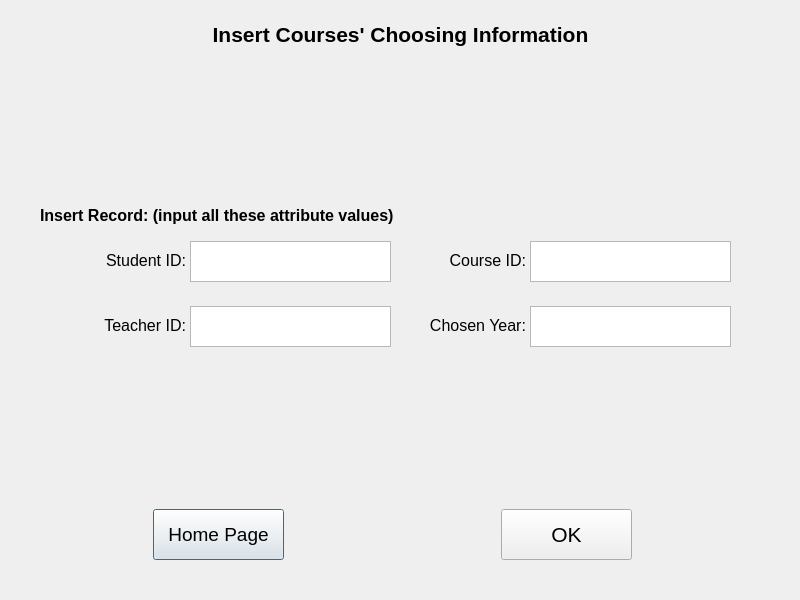
<?xml version="1.0" encoding="UTF-8"?>
<ui version="4.0">
 <class>Choosing_Insert</class>
 <widget class="QDialog" name="Choosing_Insert">
  <property name="geometry">
   <rect>
    <x>0</x>
    <y>0</y>
    <width>800</width>
    <height>600</height>
   </rect>
  </property>
  <property name="windowTitle">
   <string>Dialog</string>
  </property>
  <property name="styleSheet">
   <string notr="true">#Choosing_Insert{background-image: url(:/picture/bgp4.png);}</string>
  </property>
  <widget class="QPushButton" name="home">
   <property name="geometry">
    <rect>
     <x>153</x>
     <y>509</y>
     <width>131</width>
     <height>51</height>
    </rect>
   </property>
   <property name="font">
    <font>
     <pointsize>14</pointsize>
    </font>
   </property>
   <property name="text">
    <string>Home Page</string>
   </property>
  </widget>
  <widget class="QPushButton" name="ok">
   <property name="geometry">
    <rect>
     <x>501</x>
     <y>509</y>
     <width>131</width>
     <height>51</height>
    </rect>
   </property>
   <property name="font">
    <font>
     <pointsize>16</pointsize>
    </font>
   </property>
   <property name="text">
    <string>OK</string>
   </property>
  </widget>
  <widget class="QLabel" name="title">
   <property name="geometry">
    <rect>
     <x>120</x>
     <y>4</y>
     <width>561</width>
     <height>61</height>
    </rect>
   </property>
   <property name="font">
    <font>
     <pointsize>16</pointsize>
     <weight>75</weight>
     <bold>true</bold>
    </font>
   </property>
   <property name="text">
    <string>Insert Courses' Choosing Information</string>
   </property>
   <property name="alignment">
    <set>Qt::AlignCenter</set>
   </property>
  </widget>
  <widget class="QTextEdit" name="input_new_cou_id">
   <property name="geometry">
    <rect>
     <x>530</x>
     <y>241</y>
     <width>201</width>
     <height>41</height>
    </rect>
   </property>
   <property name="font">
    <font>
     <family>Arial</family>
     <pointsize>12</pointsize>
    </font>
   </property>
  </widget>
  <widget class="QLabel" name="label_new_stu_id">
   <property name="geometry">
    <rect>
     <x>75</x>
     <y>250</y>
     <width>111</width>
     <height>21</height>
    </rect>
   </property>
   <property name="font">
    <font>
     <pointsize>12</pointsize>
    </font>
   </property>
   <property name="text">
    <string>Student ID:</string>
   </property>
   <property name="alignment">
    <set>Qt::AlignRight|Qt::AlignTrailing|Qt::AlignVCenter</set>
   </property>
  </widget>
  <widget class="QTextEdit" name="input_new_stu_id">
   <property name="geometry">
    <rect>
     <x>190</x>
     <y>241</y>
     <width>201</width>
     <height>41</height>
    </rect>
   </property>
   <property name="font">
    <font>
     <family>Arial</family>
     <pointsize>12</pointsize>
    </font>
   </property>
  </widget>
  <widget class="QLabel" name="label_new_chosen_year">
   <property name="geometry">
    <rect>
     <x>395</x>
     <y>315</y>
     <width>131</width>
     <height>21</height>
    </rect>
   </property>
   <property name="font">
    <font>
     <pointsize>12</pointsize>
    </font>
   </property>
   <property name="text">
    <string>Chosen Year:</string>
   </property>
   <property name="alignment">
    <set>Qt::AlignRight|Qt::AlignTrailing|Qt::AlignVCenter</set>
   </property>
  </widget>
  <widget class="QLabel" name="label_new_tea_id">
   <property name="geometry">
    <rect>
     <x>75</x>
     <y>315</y>
     <width>111</width>
     <height>21</height>
    </rect>
   </property>
   <property name="font">
    <font>
     <pointsize>12</pointsize>
    </font>
   </property>
   <property name="text">
    <string>Teacher ID:</string>
   </property>
   <property name="alignment">
    <set>Qt::AlignRight|Qt::AlignTrailing|Qt::AlignVCenter</set>
   </property>
  </widget>
  <widget class="QLabel" name="label_new_cou_id">
   <property name="geometry">
    <rect>
     <x>415</x>
     <y>250</y>
     <width>111</width>
     <height>21</height>
    </rect>
   </property>
   <property name="font">
    <font>
     <pointsize>12</pointsize>
    </font>
   </property>
   <property name="text">
    <string>Course ID:</string>
   </property>
   <property name="alignment">
    <set>Qt::AlignRight|Qt::AlignTrailing|Qt::AlignVCenter</set>
   </property>
  </widget>
  <widget class="QLabel" name="new_label">
   <property name="geometry">
    <rect>
     <x>40</x>
     <y>200</y>
     <width>541</width>
     <height>31</height>
    </rect>
   </property>
   <property name="font">
    <font>
     <pointsize>12</pointsize>
     <weight>75</weight>
     <bold>true</bold>
    </font>
   </property>
   <property name="text">
    <string>Insert Record: (input all these attribute values)</string>
   </property>
  </widget>
  <widget class="QTextEdit" name="input_new_tea_id">
   <property name="geometry">
    <rect>
     <x>190</x>
     <y>306</y>
     <width>201</width>
     <height>41</height>
    </rect>
   </property>
   <property name="font">
    <font>
     <family>Arial</family>
     <pointsize>12</pointsize>
    </font>
   </property>
  </widget>
  <widget class="QTextEdit" name="input_new_chosen_year">
   <property name="geometry">
    <rect>
     <x>530</x>
     <y>306</y>
     <width>201</width>
     <height>41</height>
    </rect>
   </property>
   <property name="font">
    <font>
     <family>Arial</family>
     <pointsize>12</pointsize>
    </font>
   </property>
  </widget>
 </widget>
 <resources/>
 <connections/>
</ui>
